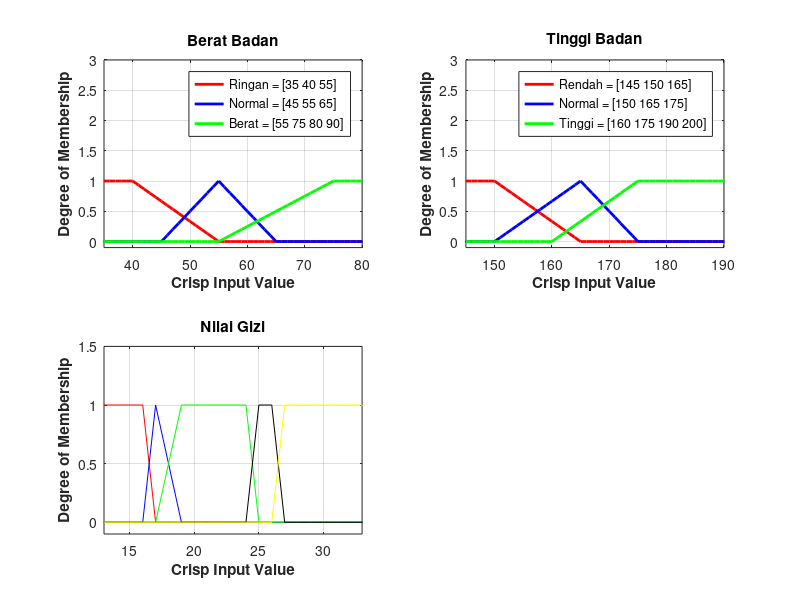

Here is the MATLAB script that generated this plot:
function himpunanfuzzy()
  pkg load fuzzy-logic-toolkit
  #1. Figure for berat badan
 x = 0:100;
 #bb ringan
 params = [-1 35 40 55];
 y1 = trapmf(x, params);
 #bb normal
 params = [45 55 65];
 y2 = trimf(x, params);
 #bb berat
 params = [55 75 80 90];
 y3 = trapmf(x, params);
 figure('NumberTitle', 'off', 'Name', 'Himpunan Fuzzy');
 subplot(2,2,1);
 plot(x, y1, 'r;Ringan = [35 40 55];', 'LineWidth', 2)
 hold on;
 plot(x, y2, 'b;Normal = [45 55 65];', 'LineWidth', 2)
 hold on;
 plot(x, y3, 'g;Berat = [55 75 80 90];', 'LineWidth', 2)
 axis([35 80 -0.1 3]);
 title("Berat Badan");
 xlabel('Crisp Input Value', 'FontWeight', 'bold');
 ylabel('Degree of Membership', 'FontWeight', 'bold');
 
 grid;
  #2. Figure for tinggi badan
   x = 100:200;
 #tb rendah
 params = [-1 145 150 165];
 y1 = trapmf(x, params);
 #tb standar
 params = [150 165 175];
 y2 = trimf(x, params);
 #tb tinggi
 params = [160 175 190 200];
 y3 = trapmf(x, params);
 subplot(2,2,2);
 plot(x, y1, 'r;Rendah = [145 150 165];', 'LineWidth', 2)
 hold on;
 plot(x, y2, 'b;Normal = [150 165 175];', 'LineWidth', 2)
 hold on;
 plot(x, y3, 'g;Tinggi = [160 175 190 200];', 'LineWidth', 2)
 axis([145 190 -0.1 3]);
 title("Tinggi Badan");
 xlabel('Crisp Input Value', 'FontWeight', 'bold');
 ylabel('Degree of Membership', 'FontWeight', 'bold');
 grid;
  #3. Figure for nilai gizi
    x = 10:40;
 #kurus tingkat berat
 params = [-1 13 16 17];
 y1 = trapmf(x, params);
 #kurus tingkat ringan
 params = [16 17 17.5 18.5];
 y2 = trapmf(x, params);
 #normal
 params = [17.5 18.5 24 25];
 y3 = trapmf(x, params);
 #gemuk tingkat ringan
 params = [24 25 26 27];
 y4 = trapmf(x, params);
 #gemuk tingkat berat
 params = [26 27 33 35];
 y5 = trapmf(x, params);
 subplot(2,2,3);
 plot(x, y1, 'r');
 hold on;
 plot(x, y2, 'b');
 hold on;
 plot(x, y3, 'g');
 hold on;
 plot(x, y4, 'k');
 hold on;
 plot(x, y5, 'y');
 axis([13 33 -0.1 1.5]);
 title("Nilai Gizi");
 xlabel('Crisp Input Value', 'FontWeight', 'bold');
 ylabel('Degree of Membership', 'FontWeight', 'bold');
 grid;
endfunction
